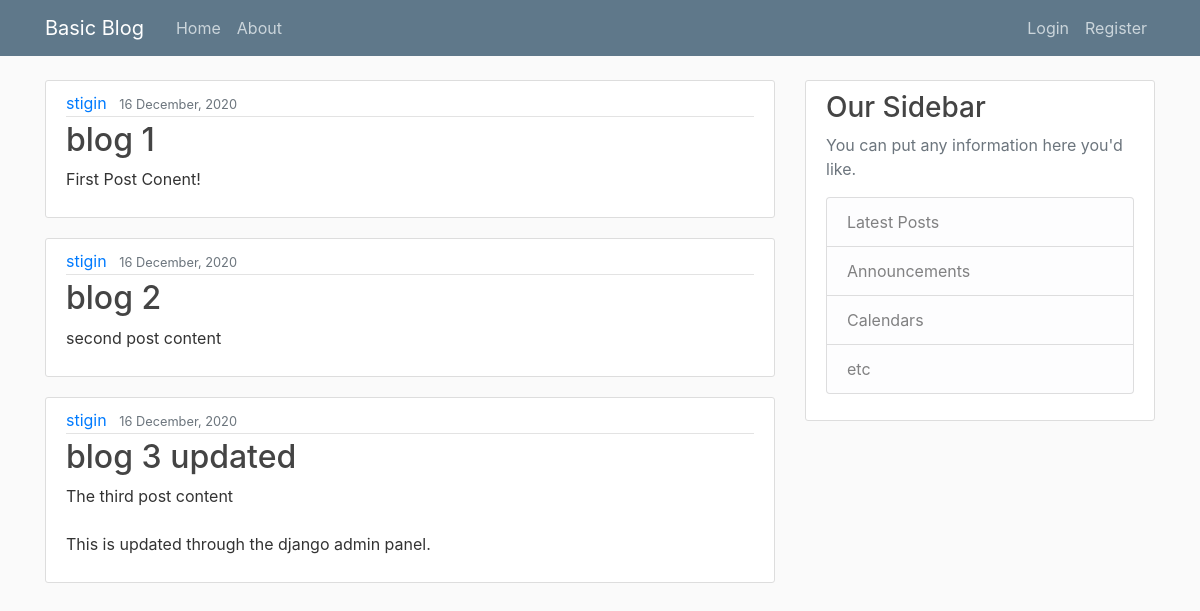
The page / on the database its author committed.
### blog/models.py (models this page shows, shortened)
class Post(models.Model):
    title = models.CharField(max_length=100)
    content = models.TextField()
    date_posted = models.DateTimeField(default=timezone.now)
    author = models.ForeignKey(User, on_delete=models.CASCADE)

### blog/views.py (the view)
# urls.py: 2. Add a URL to urlpatterns:  path('', views.home, name='home')
def home(request):
    context = {
        'posts': Post.objects.all()
    }
    return render(request, 'blog/home.html', context)

### blog/templates/blog/home.html (shortened to what this page needs)
{% extends 'base.html' %}
{% block content %}
    {% for post in posts %}
        <article class="media content-section">
            <div class="media-body">
              <div class="article-metadata">
                <a class="mr-2" href="#">{{ post.author }}</a>
                <small class="text-muted">{{ post.date_posted|date:"j F, Y" }}</small>
              </div>
              <h2><a class="article-title" href="#">{{ post.title }}</a></h2>
              <p class="article-content">{{ post.content }}</p>
            </div>
          </article>
    {% endfor %}
{% endblock %}

### templates/base.html (shortened to what this page needs)
{% load static %}
<!DOCTYPE html>
<html lang="en">
    <head>
        <header class="site-header">
            <nav class="navbar navbar-expand-md navbar-dark bg-steel fixed-top">
              <div class="container">
                <a class="navbar-brand mr-4" href="{% url 'blog-home' %}">Basic Blog</a>
                <div class="collapse navbar-collapse" id="navbarToggle">
                  <div class="navbar-nav mr-auto">
                    <a class="nav-item nav-link" href="{% url 'blog-home' %}">Home</a>
                    <a class="nav-item nav-link" href="{% url 'blog-about' %}">About</a>
                  </div>
                  <div class="navbar-nav">
                    <a class="nav-item nav-link" href="#">Login</a>
                    <a class="nav-item nav-link" href="{% url 'user-register' %}">Register</a>
                  </div>
                </div>
              </div>
            </nav>
          </header>
        <link rel="stylesheet" href="https://stackpath.bootstrapcdn.com/bootstrap/4.3.1/css/bootstrap.min.css">
        <link rel="stylesheet" type="text/css" href="{% static 'blog/main.css' %}">
    </head>
    <body>
        <main role="main" class="container">
            <div class="row">
              <div class="col-md-8">
                {% block content %} {% endblock %}
              </div>
              <div class="col-md-4">
                <div class="content-section">
                  <h3>Our Sidebar</h3>
                  <p class='text-muted'>You can put any information here you'd like.
                    <ul class="list-group">
                      <li class="list-group-item list-group-item-light">Latest Posts</li>
                      <li class="list-group-item list-group-item-light">Announcements</li>
                      <li class="list-group-item list-group-item-light">Calendars</li>
                      <li class="list-group-item list-group-item-light">etc</li>
                    </ul>
                  </p>
                </div>
              </div>
            </div>
          </main>
    </body>
</html>

### blog/static/blog/main.css (style rules this page uses)
body { background: #fafafa; color: #333333; margin-top: 5rem; }
h1, h2, h3, h4, h5, h6 { color: #444444; }
ul { margin: 0; }
.bg-steel { background-color: #5f788a; }
.site-header .navbar-nav .nav-link { color: #cbd5db; }
.content-section { background: #ffffff; padding: 10px 20px; border: 1px solid #dddddd; border-radius: 3px; margin-bottom: 20px; }
.article-title { color: #444444; }
.article-content { white-space: pre-line; }
.article-metadata { padding-bottom: 1px; margin-bottom: 4px; border-bottom: 1px solid #e3e3e3 }

### rows shown on the page
Post: author "stigin", date_posted "16 December, 2020", title "blog 1", content "First Post Conent!"
Post: author "stigin", date_posted "16 December, 2020", title "blog 2", content "second post content"
Post: author "stigin", date_posted "16 December, 2020", title "blog 3 updated", content "The third post content This is updated through the django admin panel."
